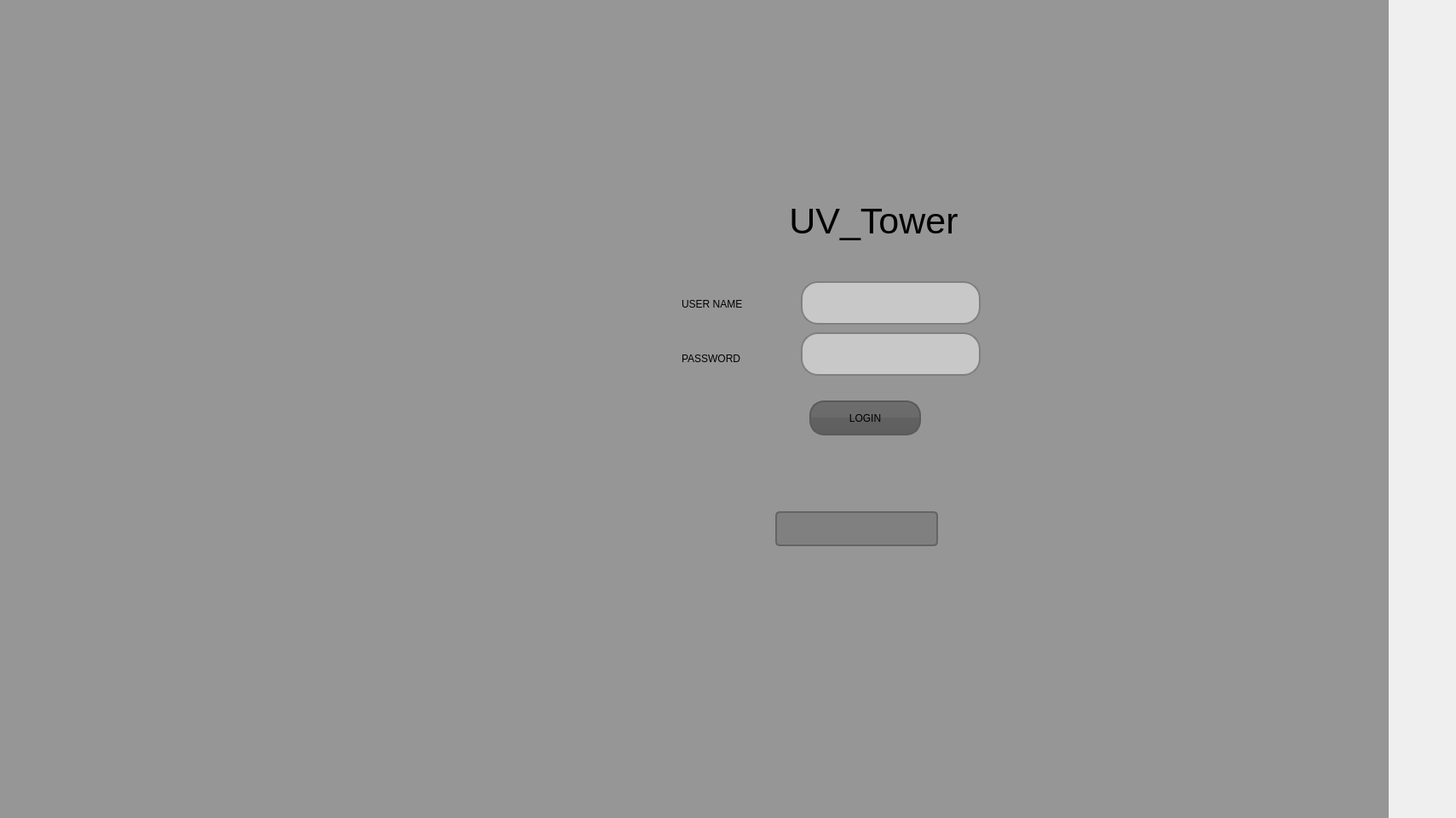
<?xml version="1.0" encoding="UTF-8"?>
<ui version="4.0">
 <class>MainWindow</class>
 <widget class="QMainWindow" name="MainWindow">
  <property name="geometry">
   <rect>
    <x>0</x>
    <y>0</y>
    <width>1709</width>
    <height>960</height>
   </rect>
  </property>
  <property name="windowTitle">
   <string>Medi_doot</string>
  </property>
  <property name="windowIcon">
   <iconset resource="pic.qrc">
    <normaloff>:/new/prefix1/JanyuLogo.png</normaloff>:/new/prefix1/JanyuLogo.png</iconset>
  </property>
  <widget class="QWidget" name="centralwidget">
   <widget class="QStackedWidget" name="stackedWidget">
    <property name="geometry">
     <rect>
      <x>-70</x>
      <y>0</y>
      <width>1700</width>
      <height>960</height>
     </rect>
    </property>
    <property name="styleSheet">
     <string notr="true">background-color:rgb(150,150,150);</string>
    </property>
    <property name="currentIndex">
     <number>0</number>
    </property>
    <widget class="QWidget" name="page">
     <widget class="QLabel" name="label">
      <property name="geometry">
       <rect>
        <x>980</x>
        <y>600</y>
        <width>191</width>
        <height>41</height>
       </rect>
      </property>
      <property name="styleSheet">
       <string notr="true">border-width: 2px;
 border-style: solid;

border-radius: 5px;
 border-color:rgb(100,100,100);
background-color:grey;</string>
      </property>
      <property name="text">
       <string/>
      </property>
      <property name="pixmap">
       <pixmap resource="pic.qrc">:/new/prefix1/JanyuLogo.png</pixmap>
      </property>
      <property name="scaledContents">
       <bool>true</bool>
      </property>
     </widget>
     <widget class="QLabel" name="label_2">
      <property name="geometry">
       <rect>
        <x>950</x>
        <y>200</y>
        <width>291</width>
        <height>91</height>
       </rect>
      </property>
      <property name="styleSheet">
       <string notr="true"/>
      </property>
      <property name="text">
       <string>&lt;html&gt;&lt;head/&gt;&lt;body&gt;&lt;p align=&quot;center&quot;&gt;&lt;span style=&quot; font-size:48pt; vertical-align:sub;&quot;&gt;UV_Tower&lt;/span&gt;&lt;/p&gt;&lt;/body&gt;&lt;/html&gt;</string>
      </property>
     </widget>
     <widget class="QLineEdit" name="lineEdit_user_name">
      <property name="geometry">
       <rect>
        <x>1010</x>
        <y>330</y>
        <width>211</width>
        <height>51</height>
       </rect>
      </property>
      <property name="styleSheet">
       <string notr="true">border-width: 2px;
 border-style: solid;

border-radius: 20px;
 border-color:grey;
background-color:rgb(200,200,200);</string>
      </property>
      <property name="text">
       <string/>
      </property>
      <property name="readOnly">
       <bool>false</bool>
      </property>
     </widget>
     <widget class="QLineEdit" name="lineEdit_password">
      <property name="geometry">
       <rect>
        <x>1010</x>
        <y>390</y>
        <width>211</width>
        <height>51</height>
       </rect>
      </property>
      <property name="styleSheet">
       <string notr="true">border-width: 2px;
 border-style: solid;

border-radius: 20px;
 border-color:grey;
background-color:rgb(200,200,200);</string>
      </property>
      <property name="text">
       <string/>
      </property>
      <property name="echoMode">
       <enum>QLineEdit::Password</enum>
      </property>
     </widget>
     <widget class="QPushButton" name="login">
      <property name="geometry">
       <rect>
        <x>1020</x>
        <y>470</y>
        <width>131</width>
        <height>41</height>
       </rect>
      </property>
      <property name="styleSheet">
       <string notr="true">border-width: 2px;
border-style: solid; 
border-color:rgb(90,90,90); 
border-radius: 17px; 
background-color:qlineargradient(x1:0, y1:0, x2:0, y2:1, stop:0 rgba(80, 80,80, 150),stop:0.49 rgba(75,75,75,150) ,stop:0.5 rgba(60,60,60,150), stop:1 rgba(55, 55, 55,150));</string>
      </property>
      <property name="text">
       <string>LOGIN</string>
      </property>
     </widget>
     <widget class="QLabel" name="label_3">
      <property name="geometry">
       <rect>
        <x>870</x>
        <y>346</y>
        <width>111</width>
        <height>21</height>
       </rect>
      </property>
      <property name="text">
       <string>USER NAME</string>
      </property>
     </widget>
     <widget class="QLabel" name="label_4">
      <property name="geometry">
       <rect>
        <x>870</x>
        <y>410</y>
        <width>111</width>
        <height>21</height>
       </rect>
      </property>
      <property name="text">
       <string>PASSWORD</string>
      </property>
     </widget>
     <widget class="QLabel" name="label_8">
      <property name="geometry">
       <rect>
        <x>120</x>
        <y>60</y>
        <width>521</width>
        <height>521</height>
       </rect>
      </property>
      <property name="text">
       <string/>
      </property>
      <property name="pixmap">
       <pixmap resource="pic.qrc">:/new/prefix1/Uv_tower_with_inverter.jpeg</pixmap>
      </property>
      <property name="scaledContents">
       <bool>true</bool>
      </property>
     </widget>
    </widget>
    <widget class="QWidget" name="page_2">
     <widget class="QFrame" name="frame_2">
      <property name="enabled">
       <bool>true</bool>
      </property>
      <property name="geometry">
       <rect>
        <x>1180</x>
        <y>50</y>
        <width>161</width>
        <height>581</height>
       </rect>
      </property>
      <property name="styleSheet">
       <string notr="true">border-width: 2px;
 border-style: solid;

border-radius: 14px;
 border-color:rgb(80,80,80);
background-color:grey;</string>
      </property>
      <property name="frameShape">
       <enum>QFrame::StyledPanel</enum>
      </property>
      <property name="frameShadow">
       <enum>QFrame::Raised</enum>
      </property>
      <widget class="QPushButton" name="settings">
       <property name="geometry">
        <rect>
         <x>30</x>
         <y>370</y>
         <width>110</width>
         <height>70</height>
        </rect>
       </property>
       <property name="styleSheet">
        <string notr="true">border-width: 2px;
border-style: solid; 
border-color:rgb(90,90,90); 
border-radius: 4px; 
background-color:qlineargradient(x1:0, y1:0, x2:0, y2:1, stop:0 rgba(80, 80,80, 150),stop:0.49 rgba(75,75,75,150) ,stop:0.5 rgba(60,60,60,150), stop:1 rgba(55, 55, 55,150));</string>
       </property>
       <property name="text">
        <string>Settings</string>
       </property>
      </widget>
      <widget class="QPushButton" name="pushButton_connect_disconnect">
       <property name="geometry">
        <rect>
         <x>30</x>
         <y>20</y>
         <width>110</width>
         <height>70</height>
        </rect>
       </property>
       <property name="styleSheet">
        <string notr="true">border-width: 2px;
border-style: solid; 
border-color:rgb(90,90,90); 
border-radius: 4px; 
background-color:qlineargradient(x1:0, y1:0, x2:0, y2:1, stop:0 rgba(80, 80,80, 150),stop:0.49 rgba(75,75,75,150) ,stop:0.5 rgba(60,60,60,150), stop:1 rgba(55, 55, 55,150));
</string>
       </property>
       <property name="text">
        <string>Robot
 Off</string>
       </property>
       <property name="checkable">
        <bool>true</bool>
       </property>
      </widget>
      <widget class="QPushButton" name="pushButton_drive">
       <property name="geometry">
        <rect>
         <x>30</x>
         <y>130</y>
         <width>110</width>
         <height>70</height>
        </rect>
       </property>
       <property name="styleSheet">
        <string notr="true">border-width: 2px;
border-style: solid; 
border-color:rgb(90,90,90); 
border-radius: 4px; 
background-color:qlineargradient(x1:0, y1:0, x2:0, y2:1, stop:0 rgba(80, 80,80, 150),stop:0.49 rgba(75,75,75,150) ,stop:0.5 rgba(60,60,60,150), stop:1 rgba(55, 55, 55,150));</string>
       </property>
       <property name="text">
        <string>Drive</string>
       </property>
      </widget>
      <widget class="QPushButton" name="pushButton_robo_log">
       <property name="geometry">
        <rect>
         <x>30</x>
         <y>250</y>
         <width>110</width>
         <height>70</height>
        </rect>
       </property>
       <property name="styleSheet">
        <string notr="true">border-width: 2px;
border-style: solid; 
border-color:rgb(90,90,90); 
border-radius: 4px; 
background-color:qlineargradient(x1:0, y1:0, x2:0, y2:1, stop:0 rgba(80, 80,80, 150),stop:0.49 rgba(75,75,75,150) ,stop:0.5 rgba(60,60,60,150), stop:1 rgba(55, 55, 55,150));</string>
       </property>
       <property name="text">
        <string>Robo Log</string>
       </property>
      </widget>
      <widget class="QPushButton" name="exit">
       <property name="geometry">
        <rect>
         <x>30</x>
         <y>490</y>
         <width>110</width>
         <height>70</height>
        </rect>
       </property>
       <property name="styleSheet">
        <string notr="true">border-width: 2px;
border-style: solid; 
border-color:rgb(90,90,90); 
border-radius: 4px; 
background-color:qlineargradient(x1:0, y1:0, x2:0, y2:1, stop:0 rgba(80, 80,80, 150),stop:0.49 rgba(75,75,75,150) ,stop:0.5 rgba(60,60,60,150), stop:1 rgba(55, 55, 55,150));</string>
       </property>
       <property name="text">
        <string>Exit</string>
       </property>
      </widget>
     </widget>
     <widget class="QStackedWidget" name="stackedWidget_2">
      <property name="enabled">
       <bool>true</bool>
      </property>
      <property name="geometry">
       <rect>
        <x>80</x>
        <y>20</y>
        <width>1081</width>
        <height>891</height>
       </rect>
      </property>
      <property name="currentIndex">
       <number>0</number>
      </property>
      <widget class="QWidget" name="drive">
       <widget class="QGraphicsView" name="view_1">
        <property name="geometry">
         <rect>
          <x>10</x>
          <y>0</y>
          <width>611</width>
          <height>330</height>
         </rect>
        </property>
        <property name="styleSheet">
         <string notr="true">background-color:rgb(100,100,100);
border-width: 5px;
 border-style: solid;
border-radius: 10px;
 border-color:rgb(90,90,90);</string>
        </property>
       </widget>
       <widget class="QLabel" name="robot_top">
        <property name="geometry">
         <rect>
          <x>790</x>
          <y>440</y>
          <width>161</width>
          <height>201</height>
         </rect>
        </property>
        <property name="maximumSize">
         <size>
          <width>16777214</width>
          <height>16777215</height>
         </size>
        </property>
        <property name="sizeIncrement">
         <size>
          <width>100</width>
          <height>50</height>
         </size>
        </property>
        <property name="baseSize">
         <size>
          <width>100</width>
          <height>50</height>
         </size>
        </property>
        <property name="styleSheet">
         <string notr="true">border-width: 2px;
border-style: solid; 
border-color:rgb(90,90,90); 
border-radius: 4px; 
background-color:qlineargradient(x1:0, y1:0, x2:0, y2:1, stop:0 rgba(180, 180,180, 150),stop:0.49 rgba(175,175,175,150) ,stop:0.5 rgba(160,160,160,150), stop:1 rgba(155, 155, 155,150));</string>
        </property>
        <property name="text">
         <string/>
        </property>
       </widget>
       <widget class="QLabel" name="sense_fm">
        <property name="geometry">
         <rect>
          <x>840</x>
          <y>411</y>
          <width>71</width>
          <height>20</height>
         </rect>
        </property>
        <property name="styleSheet">
         <string notr="true">border-width: 2px;border-style: solid; border-color:rgb(1,255,1); border-radius: 4px; background-color:qlineargradient(x1:0, y1:0, x2:0, y2:1, stop:0 rgba(1, 255,1, 150),stop:0.49 rgba(1,200,1,150) ,stop:0.5 rgba(1,125,1,150), stop:1 rgba(1, 155, 1,150));</string>
        </property>
        <property name="text">
         <string/>
        </property>
       </widget>
       <widget class="QLabel" name="sense_bm">
        <property name="geometry">
         <rect>
          <x>840</x>
          <y>650</y>
          <width>71</width>
          <height>21</height>
         </rect>
        </property>
        <property name="styleSheet">
         <string notr="true">border-width: 2px;border-style: solid; border-color:rgb(1,255,1); border-radius: 4px; background-color:qlineargradient(x1:0, y1:0, x2:0, y2:1, stop:0 rgba(1, 255,1, 150),stop:0.49 rgba(1,200,1,150) ,stop:0.5 rgba(1,125,1,150), stop:1 rgba(1, 155, 1,150));</string>
        </property>
        <property name="text">
         <string/>
        </property>
       </widget>
       <widget class="QPushButton" name="up">
        <property name="geometry">
         <rect>
          <x>850</x>
          <y>450</y>
          <width>41</width>
          <height>51</height>
         </rect>
        </property>
        <property name="text">
         <string/>
        </property>
        <property name="icon">
         <iconset resource="pic.qrc">
          <normaloff>:/new/prefix1/up-arrow.png</normaloff>:/new/prefix1/up-arrow.png</iconset>
        </property>
        <property name="iconSize">
         <size>
          <width>35</width>
          <height>35</height>
         </size>
        </property>
       </widget>
       <widget class="QPushButton" name="down">
        <property name="geometry">
         <rect>
          <x>850</x>
          <y>570</y>
          <width>41</width>
          <height>51</height>
         </rect>
        </property>
        <property name="text">
         <string/>
        </property>
        <property name="icon">
         <iconset resource="pic.qrc">
          <normaloff>:/new/prefix1/down-arrow.png</normaloff>:/new/prefix1/down-arrow.png</iconset>
        </property>
        <property name="iconSize">
         <size>
          <width>35</width>
          <height>35</height>
         </size>
        </property>
       </widget>
       <widget class="QPushButton" name="right">
        <property name="geometry">
         <rect>
          <x>900</x>
          <y>510</y>
          <width>41</width>
          <height>51</height>
         </rect>
        </property>
        <property name="text">
         <string/>
        </property>
        <property name="icon">
         <iconset resource="pic.qrc">
          <normaloff>:/new/prefix1/right-arrow.png</normaloff>:/new/prefix1/right-arrow.png</iconset>
        </property>
        <property name="iconSize">
         <size>
          <width>35</width>
          <height>35</height>
         </size>
        </property>
       </widget>
       <widget class="QPushButton" name="left">
        <property name="geometry">
         <rect>
          <x>800</x>
          <y>510</y>
          <width>41</width>
          <height>51</height>
         </rect>
        </property>
        <property name="text">
         <string/>
        </property>
        <property name="icon">
         <iconset resource="pic.qrc">
          <normaloff>:/new/prefix1/left-arrow.png</normaloff>:/new/prefix1/left-arrow.png</iconset>
        </property>
        <property name="iconSize">
         <size>
          <width>35</width>
          <height>35</height>
         </size>
        </property>
       </widget>
       <widget class="QFrame" name="frame">
        <property name="geometry">
         <rect>
          <x>640</x>
          <y>440</y>
          <width>141</width>
          <height>201</height>
         </rect>
        </property>
        <property name="styleSheet">
         <string notr="true">border-width: 2px;
border-style: solid; 
border-color:rgb(90,90,90); 
border-radius: 4px; </string>
        </property>
        <property name="frameShape">
         <enum>QFrame::StyledPanel</enum>
        </property>
        <property name="frameShadow">
         <enum>QFrame::Raised</enum>
        </property>
        <widget class="QLabel" name="label_6">
         <property name="geometry">
          <rect>
           <x>30</x>
           <y>10</y>
           <width>61</width>
           <height>31</height>
          </rect>
         </property>
         <property name="text">
          <string>&lt;html&gt;&lt;head/&gt;&lt;body&gt;&lt;p&gt;&lt;span style=&quot; font-size:12pt; font-weight:600;&quot;&gt;Speed&lt;/span&gt;&lt;/p&gt;&lt;/body&gt;&lt;/html&gt;</string>
         </property>
        </widget>
        <widget class="QRadioButton" name="radioButton_slow">
         <property name="geometry">
          <rect>
           <x>20</x>
           <y>60</y>
           <width>101</width>
           <height>23</height>
          </rect>
         </property>
         <property name="text">
          <string>Slow</string>
         </property>
        </widget>
        <widget class="QRadioButton" name="radioButton_medium">
         <property name="geometry">
          <rect>
           <x>20</x>
           <y>110</y>
           <width>101</width>
           <height>23</height>
          </rect>
         </property>
         <property name="text">
          <string>Medium</string>
         </property>
        </widget>
        <widget class="QRadioButton" name="radioButton_high">
         <property name="geometry">
          <rect>
           <x>20</x>
           <y>160</y>
           <width>101</width>
           <height>23</height>
          </rect>
         </property>
         <property name="text">
          <string>High</string>
         </property>
        </widget>
       </widget>
       <widget class="QLabel" name="view_5">
        <property name="geometry">
         <rect>
          <x>10</x>
          <y>340</y>
          <width>611</width>
          <height>330</height>
         </rect>
        </property>
        <property name="styleSheet">
         <string notr="true">background-color:rgb(100,100,100);
border-width: 5px;
 border-style: solid;
border-radius: 10px;
 border-color:rgb(90,90,90);</string>
        </property>
        <property name="text">
         <string/>
        </property>
       </widget>
       <widget class="QPushButton" name="pushButton_auto_forward">
        <property name="geometry">
         <rect>
          <x>970</x>
          <y>450</y>
          <width>89</width>
          <height>41</height>
         </rect>
        </property>
        <property name="styleSheet">
         <string notr="true">border-width: 2px;
border-style: solid; 
border-color:rgb(90,90,90); 
border-radius: 4px; 
background-color:qlineargradient(x1:0, y1:0, x2:0, y2:1, stop:0 rgba(80, 80,80, 150),stop:0.49 rgba(75,75,75,150) ,stop:0.5 rgba(60,60,60,150), stop:1 rgba(55, 55, 55,150));
</string>
        </property>
        <property name="text">
         <string>Auto
Forward</string>
        </property>
       </widget>
       <widget class="QPushButton" name="pushButton_auto_reverse">
        <property name="geometry">
         <rect>
          <x>970</x>
          <y>590</y>
          <width>89</width>
          <height>41</height>
         </rect>
        </property>
        <property name="styleSheet">
         <string notr="true">border-width: 2px;
border-style: solid; 
border-color:rgb(90,90,90); 
border-radius: 4px; 
background-color:qlineargradient(x1:0, y1:0, x2:0, y2:1, stop:0 rgba(80, 80,80, 150),stop:0.49 rgba(75,75,75,150) ,stop:0.5 rgba(60,60,60,150), stop:1 rgba(55, 55, 55,150));
</string>
        </property>
        <property name="text">
         <string>Auto
Reverse</string>
        </property>
       </widget>
       <widget class="QPushButton" name="pushButton_stop">
        <property name="geometry">
         <rect>
          <x>970</x>
          <y>515</y>
          <width>89</width>
          <height>51</height>
         </rect>
        </property>
        <property name="styleSheet">
         <string notr="true">border-width: 2px;
border-style: solid; 
border-color:rgb(90,90,90); 
border-radius: 4px; 
background-color:qlineargradient(x1:0, y1:0, x2:0, y2:1, stop:0 rgba(80, 80,80, 150),stop:0.49 rgba(75,75,75,150) ,stop:0.5 rgba(60,60,60,150), stop:1 rgba(55, 55, 55,150));
</string>
        </property>
        <property name="text">
         <string>Stop</string>
        </property>
       </widget>
       <widget class="QLabel" name="label_11">
        <property name="geometry">
         <rect>
          <x>650</x>
          <y>0</y>
          <width>401</width>
          <height>401</height>
         </rect>
        </property>
        <property name="text">
         <string/>
        </property>
        <property name="pixmap">
         <pixmap resource="pic.qrc">:/new/prefix1/Uv_tower_with_inverter.jpeg</pixmap>
        </property>
        <property name="scaledContents">
         <bool>true</bool>
        </property>
       </widget>
       <widget class="QPushButton" name="pushButton_off">
        <property name="geometry">
         <rect>
          <x>700</x>
          <y>150</y>
          <width>71</width>
          <height>31</height>
         </rect>
        </property>
        <property name="styleSheet">
         <string notr="true"> border-width: 2px;border-style: solid; border-color:rgb(90,90,90);border-radius: 12px; background-color:qlineargradient(x1:0, y1:0, x2:0, y2:1, stop:0 rgba(80, 80,80, 150),stop:0.49 rgba(75,75,75,150) ,stop:0.5 rgba(60,60,60,150), stop:1 rgba(55, 55, 55,150));
</string>
        </property>
        <property name="text">
         <string>UV OFF</string>
        </property>
        <property name="checkable">
         <bool>true</bool>
        </property>
       </widget>
       <widget class="QPushButton" name="pushButton_on">
        <property name="geometry">
         <rect>
          <x>700</x>
          <y>96</y>
          <width>71</width>
          <height>31</height>
         </rect>
        </property>
        <property name="styleSheet">
         <string notr="true"> border-width: 2px;border-style: solid; border-color:rgb(90,90,90);border-radius: 12px; background-color:qlineargradient(x1:0, y1:0, x2:0, y2:1, stop:0 rgba(80, 80,80, 150),stop:0.49 rgba(75,75,75,150) ,stop:0.5 rgba(60,60,60,150), stop:1 rgba(55, 55, 55,150));
</string>
        </property>
        <property name="text">
         <string>UV ON</string>
        </property>
        <property name="checkable">
         <bool>true</bool>
        </property>
       </widget>
      </widget>
      <widget class="QWidget" name="robo_log">
       <widget class="QPlainTextEdit" name="system_log">
        <property name="geometry">
         <rect>
          <x>30</x>
          <y>10</y>
          <width>821</width>
          <height>321</height>
         </rect>
        </property>
        <property name="styleSheet">
         <string notr="true">background-color:rgb(100,100,100);
border-width: 5px;
 border-style: solid;
border-radius: 10px;
 border-color:rgb(90,90,90);</string>
        </property>
        <property name="plainText">
         <string>System Log:</string>
        </property>
       </widget>
       <widget class="QPlainTextEdit" name="error_log">
        <property name="geometry">
         <rect>
          <x>30</x>
          <y>340</y>
          <width>821</width>
          <height>321</height>
         </rect>
        </property>
        <property name="styleSheet">
         <string notr="true">background-color:rgb(100,100,100);
border-width: 5px;
 border-style: solid;
border-radius: 10px;
 border-color:rgb(90,90,90);</string>
        </property>
        <property name="plainText">
         <string>Error Log:</string>
        </property>
       </widget>
      </widget>
      <widget class="QWidget" name="settings">
       <widget class="QTabWidget" name="settings_tab">
        <property name="geometry">
         <rect>
          <x>90</x>
          <y>30</y>
          <width>461</width>
          <height>521</height>
         </rect>
        </property>
        <property name="styleSheet">
         <string notr="true">background-color: grey</string>
        </property>
        <property name="tabPosition">
         <enum>QTabWidget::North</enum>
        </property>
        <property name="currentIndex">
         <number>3</number>
        </property>
        <widget class="QWidget" name="tab_5">
         <attribute name="title">
          <string>Camera</string>
         </attribute>
         <widget class="QLabel" name="label_31">
          <property name="geometry">
           <rect>
            <x>9</x>
            <y>40</y>
            <width>255</width>
            <height>17</height>
           </rect>
          </property>
          <property name="text">
           <string>Enter Network URL of the IP Cameras</string>
          </property>
         </widget>
         <widget class="QLabel" name="label_32">
          <property name="geometry">
           <rect>
            <x>9</x>
            <y>80</y>
            <width>68</width>
            <height>17</height>
           </rect>
          </property>
          <property name="text">
           <string>Camera 1:</string>
          </property>
         </widget>
         <widget class="QLineEdit" name="lineEdit_cam1">
          <property name="geometry">
           <rect>
            <x>9</x>
            <y>110</y>
            <width>301</width>
            <height>25</height>
           </rect>
          </property>
          <property name="styleSheet">
           <string notr="true">background-color:white</string>
          </property>
         </widget>
         <widget class="QLabel" name="label_33">
          <property name="geometry">
           <rect>
            <x>9</x>
            <y>170</y>
            <width>68</width>
            <height>17</height>
           </rect>
          </property>
          <property name="text">
           <string>Camera 2:</string>
          </property>
         </widget>
         <widget class="QLineEdit" name="lineEdit_cam2">
          <property name="geometry">
           <rect>
            <x>9</x>
            <y>200</y>
            <width>301</width>
            <height>25</height>
           </rect>
          </property>
          <property name="styleSheet">
           <string notr="true">background-color:white</string>
          </property>
         </widget>
         <widget class="QPushButton" name="pushButton_ok">
          <property name="geometry">
           <rect>
            <x>30</x>
            <y>290</y>
            <width>81</width>
            <height>61</height>
           </rect>
          </property>
          <property name="text">
           <string>OK</string>
          </property>
         </widget>
        </widget>
        <widget class="QWidget" name="tab_6">
         <attribute name="title">
          <string>IP of ROV</string>
         </attribute>
         <widget class="QLabel" name="label_40">
          <property name="geometry">
           <rect>
            <x>90</x>
            <y>20</y>
            <width>131</width>
            <height>16</height>
           </rect>
          </property>
          <property name="text">
           <string>Enter IP of Bot</string>
          </property>
         </widget>
         <widget class="QLineEdit" name="lineEdit_ip">
          <property name="geometry">
           <rect>
            <x>120</x>
            <y>70</y>
            <width>101</width>
            <height>20</height>
           </rect>
          </property>
          <property name="styleSheet">
           <string notr="true">background-color:white</string>
          </property>
         </widget>
         <widget class="QLabel" name="label_41">
          <property name="geometry">
           <rect>
            <x>20</x>
            <y>75</y>
            <width>21</width>
            <height>16</height>
           </rect>
          </property>
          <property name="text">
           <string>IP</string>
          </property>
         </widget>
         <widget class="QPushButton" name="pushButton_ok_2">
          <property name="geometry">
           <rect>
            <x>50</x>
            <y>280</y>
            <width>81</width>
            <height>61</height>
           </rect>
          </property>
          <property name="text">
           <string>OK</string>
          </property>
         </widget>
         <widget class="QLabel" name="label_42">
          <property name="geometry">
           <rect>
            <x>20</x>
            <y>105</y>
            <width>51</width>
            <height>16</height>
           </rect>
          </property>
          <property name="text">
           <string>PORT</string>
          </property>
         </widget>
         <widget class="QLineEdit" name="lineEdit_port">
          <property name="geometry">
           <rect>
            <x>120</x>
            <y>100</y>
            <width>101</width>
            <height>20</height>
           </rect>
          </property>
          <property name="styleSheet">
           <string notr="true">background-color:white</string>
          </property>
         </widget>
        </widget>
        <widget class="QWidget" name="tab">
         <attribute name="title">
          <string>Speed</string>
         </attribute>
         <widget class="QLabel" name="label_9">
          <property name="geometry">
           <rect>
            <x>30</x>
            <y>40</y>
            <width>141</width>
            <height>17</height>
           </rect>
          </property>
          <property name="text">
           <string>Auto Mode Speed</string>
          </property>
         </widget>
        </widget>
        <widget class="QWidget" name="tab_2">
         <attribute name="title">
          <string>User</string>
         </attribute>
         <widget class="QLabel" name="label_20">
          <property name="geometry">
           <rect>
            <x>30</x>
            <y>50</y>
            <width>201</width>
            <height>17</height>
           </rect>
          </property>
          <property name="text">
           <string>Change User &amp;/or Password:</string>
          </property>
         </widget>
         <widget class="QLabel" name="label_21">
          <property name="geometry">
           <rect>
            <x>120</x>
            <y>170</y>
            <width>101</width>
            <height>17</height>
           </rect>
          </property>
          <property name="text">
           <string>New Password</string>
          </property>
         </widget>
         <widget class="QLabel" name="label_22">
          <property name="geometry">
           <rect>
            <x>120</x>
            <y>130</y>
            <width>61</width>
            <height>17</height>
           </rect>
          </property>
          <property name="text">
           <string>New ID</string>
          </property>
         </widget>
         <widget class="QLineEdit" name="user_id_2">
          <property name="geometry">
           <rect>
            <x>270</x>
            <y>130</y>
            <width>101</width>
            <height>20</height>
           </rect>
          </property>
          <property name="styleSheet">
           <string notr="true">background-color:white</string>
          </property>
          <property name="text">
           <string/>
          </property>
         </widget>
         <widget class="QLineEdit" name="user_pass_2">
          <property name="geometry">
           <rect>
            <x>270</x>
            <y>170</y>
            <width>101</width>
            <height>20</height>
           </rect>
          </property>
          <property name="styleSheet">
           <string notr="true">background-color:white</string>
          </property>
          <property name="text">
           <string/>
          </property>
          <property name="echoMode">
           <enum>QLineEdit::Password</enum>
          </property>
         </widget>
         <widget class="QPushButton" name="pushButton_ok_3">
          <property name="geometry">
           <rect>
            <x>120</x>
            <y>240</y>
            <width>89</width>
            <height>25</height>
           </rect>
          </property>
          <property name="text">
           <string>Ok</string>
          </property>
         </widget>
        </widget>
       </widget>
       <widget class="QPushButton" name="pushButton_refresh">
        <property name="geometry">
         <rect>
          <x>600</x>
          <y>490</y>
          <width>89</width>
          <height>61</height>
         </rect>
        </property>
        <property name="text">
         <string>Refesh</string>
        </property>
       </widget>
       <widget class="QFrame" name="frame_5">
        <property name="geometry">
         <rect>
          <x>650</x>
          <y>70</y>
          <width>321</width>
          <height>311</height>
         </rect>
        </property>
        <property name="frameShape">
         <enum>QFrame::StyledPanel</enum>
        </property>
        <property name="frameShadow">
         <enum>QFrame::Raised</enum>
        </property>
        <widget class="QLabel" name="label_17">
         <property name="geometry">
          <rect>
           <x>30</x>
           <y>20</y>
           <width>101</width>
           <height>17</height>
          </rect>
         </property>
         <property name="text">
          <string>Login</string>
         </property>
        </widget>
        <widget class="QLineEdit" name="user_id">
         <property name="geometry">
          <rect>
           <x>170</x>
           <y>100</y>
           <width>101</width>
           <height>20</height>
          </rect>
         </property>
         <property name="styleSheet">
          <string notr="true">background-color:white</string>
         </property>
         <property name="text">
          <string/>
         </property>
        </widget>
        <widget class="QLineEdit" name="user_pass">
         <property name="geometry">
          <rect>
           <x>170</x>
           <y>140</y>
           <width>101</width>
           <height>20</height>
          </rect>
         </property>
         <property name="styleSheet">
          <string notr="true">background-color:white</string>
         </property>
         <property name="echoMode">
          <enum>QLineEdit::Password</enum>
         </property>
        </widget>
        <widget class="QLabel" name="label_18">
         <property name="geometry">
          <rect>
           <x>60</x>
           <y>100</y>
           <width>51</width>
           <height>17</height>
          </rect>
         </property>
         <property name="text">
          <string>ID</string>
         </property>
        </widget>
        <widget class="QLabel" name="label_19">
         <property name="geometry">
          <rect>
           <x>60</x>
           <y>140</y>
           <width>71</width>
           <height>17</height>
          </rect>
         </property>
         <property name="text">
          <string>Password</string>
         </property>
        </widget>
        <widget class="QPushButton" name="login_2">
         <property name="geometry">
          <rect>
           <x>60</x>
           <y>220</y>
           <width>89</width>
           <height>25</height>
          </rect>
         </property>
         <property name="text">
          <string>Login</string>
         </property>
        </widget>
       </widget>
       <widget class="QLabel" name="label_login_info">
        <property name="geometry">
         <rect>
          <x>660</x>
          <y>30</y>
          <width>141</width>
          <height>17</height>
         </rect>
        </property>
        <property name="text">
         <string>Not Logged In</string>
        </property>
       </widget>
      </widget>
     </widget>
     <widget class="QFrame" name="frame_3">
      <property name="geometry">
       <rect>
        <x>1190</x>
        <y>10</y>
        <width>61</width>
        <height>31</height>
       </rect>
      </property>
      <property name="styleSheet">
       <string notr="true">border-width: 2px;
border-style: solid; 
border-color:rgb(90,90,90); 
border-radius: 4px; </string>
      </property>
      <property name="frameShape">
       <enum>QFrame::StyledPanel</enum>
      </property>
      <property name="frameShadow">
       <enum>QFrame::Raised</enum>
      </property>
      <widget class="QLabel" name="label_bat">
       <property name="geometry">
        <rect>
         <x>5</x>
         <y>3</y>
         <width>20</width>
         <height>25</height>
        </rect>
       </property>
       <property name="styleSheet">
        <string notr="true"/>
       </property>
       <property name="text">
        <string/>
       </property>
      </widget>
     </widget>
     <widget class="QLabel" name="label_7">
      <property name="geometry">
       <rect>
        <x>1250</x>
        <y>17</y>
        <width>7</width>
        <height>16</height>
       </rect>
      </property>
      <property name="styleSheet">
       <string notr="true">background-color:black</string>
      </property>
      <property name="text">
       <string/>
      </property>
     </widget>
     <widget class="QLabel" name="SS_1">
      <property name="geometry">
       <rect>
        <x>1340</x>
        <y>4</y>
        <width>8</width>
        <height>41</height>
       </rect>
      </property>
      <property name="styleSheet">
       <string notr="true">border-width: 2px;
border-style: solid; 
border-color:rgb(90,90,90); 
</string>
      </property>
      <property name="text">
       <string/>
      </property>
     </widget>
     <widget class="QLabel" name="SS_2">
      <property name="geometry">
       <rect>
        <x>1330</x>
        <y>9</y>
        <width>8</width>
        <height>36</height>
       </rect>
      </property>
      <property name="styleSheet">
       <string notr="true">border-width: 2px;
border-style: solid; 
border-color:rgb(90,90,90); 
</string>
      </property>
      <property name="text">
       <string/>
      </property>
     </widget>
     <widget class="QLabel" name="SS_3">
      <property name="geometry">
       <rect>
        <x>1320</x>
        <y>15</y>
        <width>8</width>
        <height>30</height>
       </rect>
      </property>
      <property name="styleSheet">
       <string notr="true">border-width: 2px;
border-style: solid; 
border-color:rgb(90,90,90); 
</string>
      </property>
      <property name="text">
       <string/>
      </property>
     </widget>
     <widget class="QLabel" name="SS_4">
      <property name="geometry">
       <rect>
        <x>1310</x>
        <y>20</y>
        <width>8</width>
        <height>25</height>
       </rect>
      </property>
      <property name="styleSheet">
       <string notr="true">border-width: 2px;
border-style: solid; 
border-color:rgb(90,90,90); 
</string>
      </property>
      <property name="text">
       <string/>
      </property>
     </widget>
     <widget class="QPushButton" name="pushButton_2">
      <property name="geometry">
       <rect>
        <x>1410</x>
        <y>10</y>
        <width>51</width>
        <height>25</height>
       </rect>
      </property>
      <property name="text">
       <string>PushButton</string>
      </property>
     </widget>
     <widget class="QLabel" name="label_5">
      <property name="geometry">
       <rect>
        <x>1160</x>
        <y>640</y>
        <width>191</width>
        <height>41</height>
       </rect>
      </property>
      <property name="styleSheet">
       <string notr="true">border-width: 2px;
 border-style: solid;

border-radius: 5px;
 border-color:rgb(100,100,100);
background-color:grey;</string>
      </property>
      <property name="text">
       <string/>
      </property>
      <property name="pixmap">
       <pixmap resource="pic.qrc">:/new/prefix1/JanyuLogo.png</pixmap>
      </property>
      <property name="scaledContents">
       <bool>true</bool>
      </property>
     </widget>
    </widget>
   </widget>
  </widget>
 </widget>
 <resources>
  <include location="pic.qrc"/>
 </resources>
 <connections/>
</ui>
